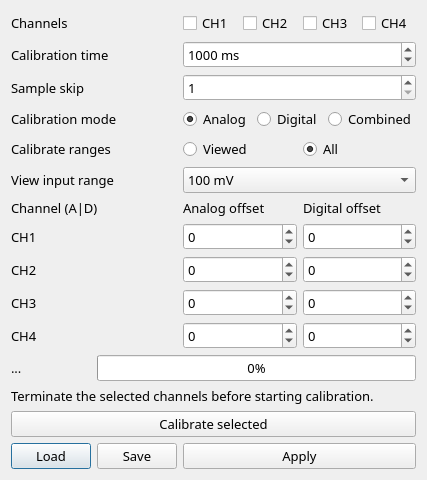
<?xml version="1.0" encoding="UTF-8"?>
<ui version="4.0">
 <class>FullCalibrationDialog</class>
 <widget class="QDialog" name="FullCalibrationDialog">
  <property name="enabled">
   <bool>true</bool>
  </property>
  <property name="geometry">
   <rect>
    <x>0</x>
    <y>0</y>
    <width>386</width>
    <height>411</height>
   </rect>
  </property>
  <property name="font">
   <font>
    <family>Calibri Light</family>
    <pointsize>10</pointsize>
   </font>
  </property>
  <property name="windowTitle">
   <string>Dialog</string>
  </property>
  <layout class="QGridLayout" name="gridLayout">
   <item row="2" column="0" colspan="2">
    <widget class="QLabel" name="label_3">
     <property name="text">
      <string>Sample skip</string>
     </property>
    </widget>
   </item>
   <item row="3" column="2" colspan="2">
    <layout class="QHBoxLayout" name="horizontalLayout_2">
     <item>
      <widget class="QRadioButton" name="modeAnalog">
       <property name="text">
        <string>Analog</string>
       </property>
       <property name="checked">
        <bool>true</bool>
       </property>
       <attribute name="buttonGroup">
        <string notr="true">buttonGroup_2</string>
       </attribute>
      </widget>
     </item>
     <item>
      <widget class="QRadioButton" name="modeDigital">
       <property name="text">
        <string>Digital</string>
       </property>
       <attribute name="buttonGroup">
        <string notr="true">buttonGroup_2</string>
       </attribute>
      </widget>
     </item>
     <item>
      <widget class="QRadioButton" name="modeCombined">
       <property name="text">
        <string>Combined</string>
       </property>
       <attribute name="buttonGroup">
        <string notr="true">buttonGroup_2</string>
       </attribute>
      </widget>
     </item>
    </layout>
   </item>
   <item row="5" column="2" colspan="2">
    <widget class="QComboBox" name="inputRangeView">
     <item>
      <property name="text">
       <string>100 mV</string>
      </property>
     </item>
     <item>
      <property name="text">
       <string>250 mV</string>
      </property>
     </item>
     <item>
      <property name="text">
       <string>500 mV</string>
      </property>
     </item>
     <item>
      <property name="text">
       <string>1000 mV</string>
      </property>
     </item>
     <item>
      <property name="text">
       <string>2000 mV</string>
      </property>
     </item>
     <item>
      <property name="text">
       <string>5000 mV</string>
      </property>
     </item>
     <item>
      <property name="text">
       <string>10000 mV</string>
      </property>
     </item>
    </widget>
   </item>
   <item row="1" column="2" colspan="2">
    <widget class="QSpinBox" name="calibrationDuration">
     <property name="suffix">
      <string> ms</string>
     </property>
     <property name="minimum">
      <number>1</number>
     </property>
     <property name="maximum">
      <number>2147483647</number>
     </property>
     <property name="value">
      <number>1000</number>
     </property>
    </widget>
   </item>
   <item row="15" column="0">
    <widget class="QPushButton" name="load">
     <property name="text">
      <string>Load</string>
     </property>
    </widget>
   </item>
   <item row="1" column="0" colspan="2">
    <widget class="QLabel" name="label_2">
     <property name="text">
      <string>Calibration time</string>
     </property>
    </widget>
   </item>
   <item row="0" column="0" colspan="2">
    <widget class="QLabel" name="label">
     <property name="text">
      <string>Channels</string>
     </property>
    </widget>
   </item>
   <item row="8" column="0" colspan="2">
    <widget class="QLabel" name="ch1label">
     <property name="text">
      <string>CH1</string>
     </property>
    </widget>
   </item>
   <item row="14" column="0" colspan="4">
    <widget class="QPushButton" name="startCalibration">
     <property name="text">
      <string>Calibrate selected</string>
     </property>
    </widget>
   </item>
   <item row="3" column="0" colspan="2">
    <widget class="QLabel" name="label_7">
     <property name="text">
      <string>Calibration mode</string>
     </property>
    </widget>
   </item>
   <item row="0" column="2" colspan="2">
    <layout class="QHBoxLayout" name="horizontalLayout">
     <item>
      <widget class="QCheckBox" name="channelSelection0">
       <property name="text">
        <string>CH1</string>
       </property>
      </widget>
     </item>
     <item>
      <widget class="QCheckBox" name="channelSelection1">
       <property name="text">
        <string>CH2</string>
       </property>
      </widget>
     </item>
     <item>
      <widget class="QCheckBox" name="channelSelection2">
       <property name="text">
        <string>CH3</string>
       </property>
      </widget>
     </item>
     <item>
      <widget class="QCheckBox" name="channelSelection3">
       <property name="text">
        <string>CH4</string>
       </property>
      </widget>
     </item>
    </layout>
   </item>
   <item row="11" column="2">
    <widget class="QSpinBox" name="ao3">
     <property name="minimum">
      <number>-32768</number>
     </property>
     <property name="maximum">
      <number>32767</number>
     </property>
    </widget>
   </item>
   <item row="12" column="0">
    <widget class="QLabel" name="currentStage">
     <property name="text">
      <string>...</string>
     </property>
    </widget>
   </item>
   <item row="2" column="2" colspan="2">
    <widget class="QSpinBox" name="sampleSkip">
     <property name="minimum">
      <number>1</number>
     </property>
     <property name="maximum">
      <number>65535</number>
     </property>
    </widget>
   </item>
   <item row="11" column="0" colspan="2">
    <widget class="QLabel" name="ch4label">
     <property name="text">
      <string>CH4</string>
     </property>
    </widget>
   </item>
   <item row="15" column="2" colspan="2">
    <widget class="QPushButton" name="apply">
     <property name="text">
      <string>Apply</string>
     </property>
    </widget>
   </item>
   <item row="10" column="3">
    <widget class="QSpinBox" name="do2">
     <property name="minimum">
      <number>-32768</number>
     </property>
     <property name="maximum">
      <number>32767</number>
     </property>
    </widget>
   </item>
   <item row="15" column="1">
    <widget class="QPushButton" name="save">
     <property name="text">
      <string>Save</string>
     </property>
    </widget>
   </item>
   <item row="8" column="3">
    <widget class="QSpinBox" name="do0">
     <property name="minimum">
      <number>-32768</number>
     </property>
     <property name="maximum">
      <number>32767</number>
     </property>
    </widget>
   </item>
   <item row="6" column="2">
    <widget class="QLabel" name="label_5">
     <property name="text">
      <string>Analog offset</string>
     </property>
    </widget>
   </item>
   <item row="9" column="2">
    <widget class="QSpinBox" name="ao1">
     <property name="minimum">
      <number>-32768</number>
     </property>
     <property name="maximum">
      <number>32767</number>
     </property>
    </widget>
   </item>
   <item row="10" column="2">
    <widget class="QSpinBox" name="ao2">
     <property name="minimum">
      <number>-32768</number>
     </property>
     <property name="maximum">
      <number>32767</number>
     </property>
    </widget>
   </item>
   <item row="11" column="3">
    <widget class="QSpinBox" name="do3">
     <property name="minimum">
      <number>-32768</number>
     </property>
     <property name="maximum">
      <number>32767</number>
     </property>
    </widget>
   </item>
   <item row="6" column="3">
    <widget class="QLabel" name="label_6">
     <property name="text">
      <string>Digital offset</string>
     </property>
    </widget>
   </item>
   <item row="10" column="0" colspan="2">
    <widget class="QLabel" name="ch3label">
     <property name="text">
      <string>CH3</string>
     </property>
    </widget>
   </item>
   <item row="9" column="0" colspan="2">
    <widget class="QLabel" name="ch2label">
     <property name="text">
      <string>CH2</string>
     </property>
    </widget>
   </item>
   <item row="9" column="3">
    <widget class="QSpinBox" name="do1">
     <property name="minimum">
      <number>-32768</number>
     </property>
     <property name="maximum">
      <number>32767</number>
     </property>
    </widget>
   </item>
   <item row="12" column="1" colspan="3">
    <widget class="QProgressBar" name="progressBar">
     <property name="value">
      <number>0</number>
     </property>
    </widget>
   </item>
   <item row="8" column="2">
    <widget class="QSpinBox" name="ao0">
     <property name="minimum">
      <number>-32768</number>
     </property>
     <property name="maximum">
      <number>32767</number>
     </property>
    </widget>
   </item>
   <item row="4" column="2" colspan="2">
    <layout class="QHBoxLayout" name="horizontalLayout_3">
     <item>
      <widget class="QRadioButton" name="rangeSingle">
       <property name="text">
        <string>Viewed</string>
       </property>
       <attribute name="buttonGroup">
        <string notr="true">buttonGroup</string>
       </attribute>
      </widget>
     </item>
     <item>
      <widget class="QRadioButton" name="rangeAll">
       <property name="text">
        <string>All</string>
       </property>
       <property name="checked">
        <bool>true</bool>
       </property>
       <attribute name="buttonGroup">
        <string notr="true">buttonGroup</string>
       </attribute>
      </widget>
     </item>
    </layout>
   </item>
   <item row="13" column="0" colspan="4">
    <widget class="QLabel" name="hintLabel">
     <property name="text">
      <string>Terminate the selected channels before starting calibration.</string>
     </property>
     <property name="wordWrap">
      <bool>true</bool>
     </property>
    </widget>
   </item>
   <item row="5" column="0" colspan="2">
    <widget class="QLabel" name="label_12">
     <property name="text">
      <string>View input range</string>
     </property>
    </widget>
   </item>
   <item row="4" column="0" colspan="2">
    <widget class="QLabel" name="label_13">
     <property name="text">
      <string>Calibrate ranges</string>
     </property>
    </widget>
   </item>
   <item row="6" column="0" colspan="2">
    <widget class="QLabel" name="label_4">
     <property name="text">
      <string>Channel (A|D)</string>
     </property>
    </widget>
   </item>
  </layout>
 </widget>
 <resources/>
 <connections/>
 <buttongroups>
  <buttongroup name="buttonGroup_2"/>
  <buttongroup name="buttonGroup"/>
 </buttongroups>
</ui>
